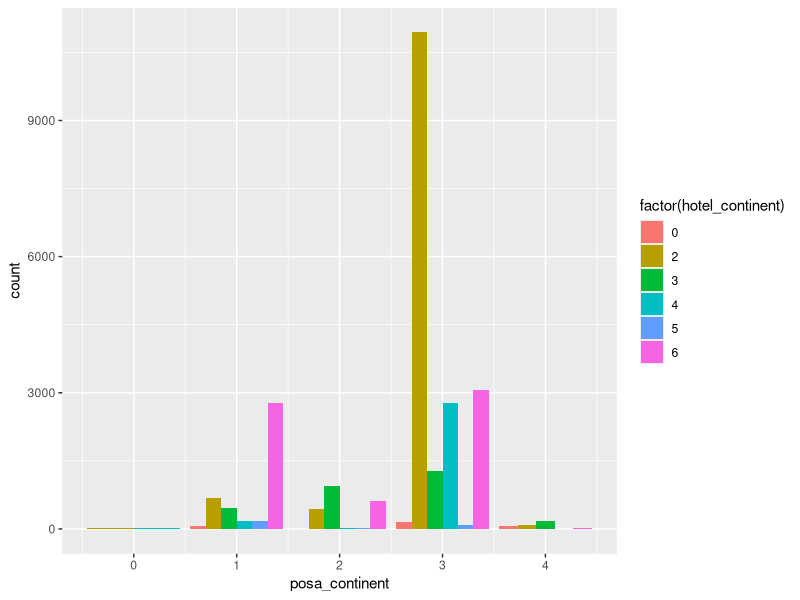
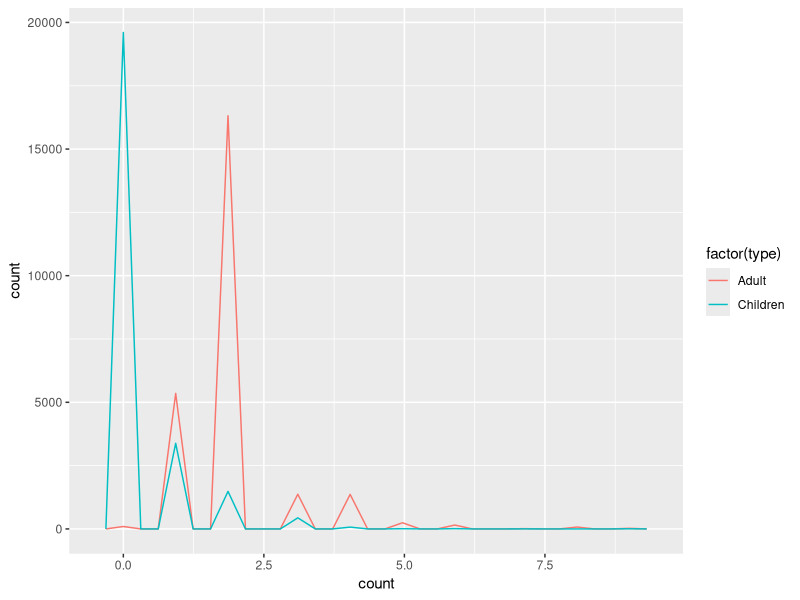
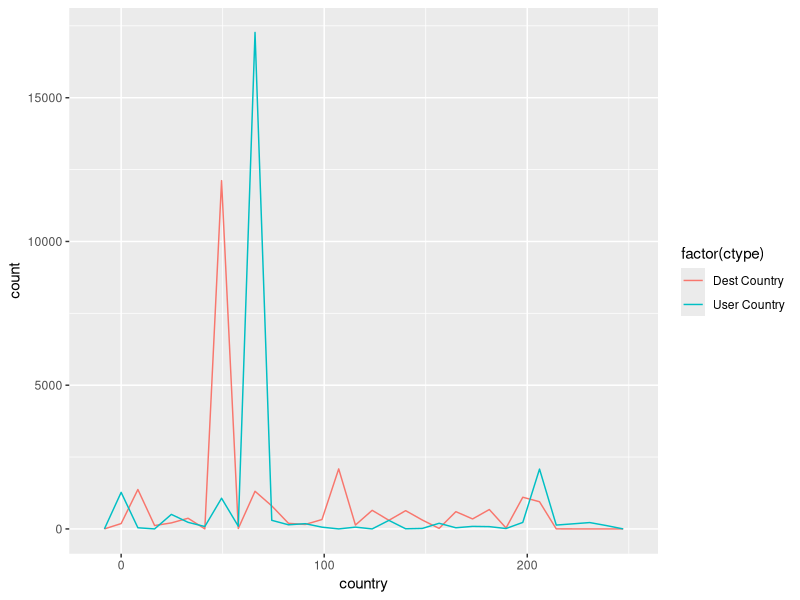
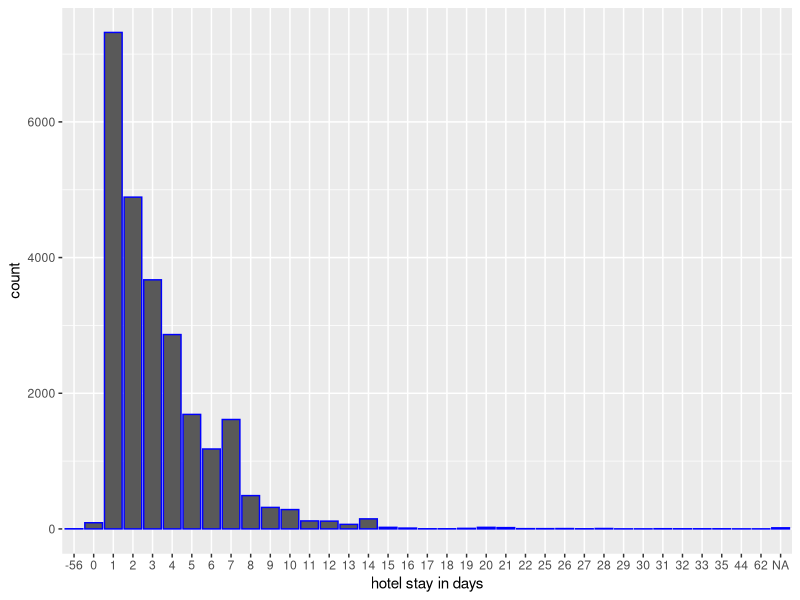
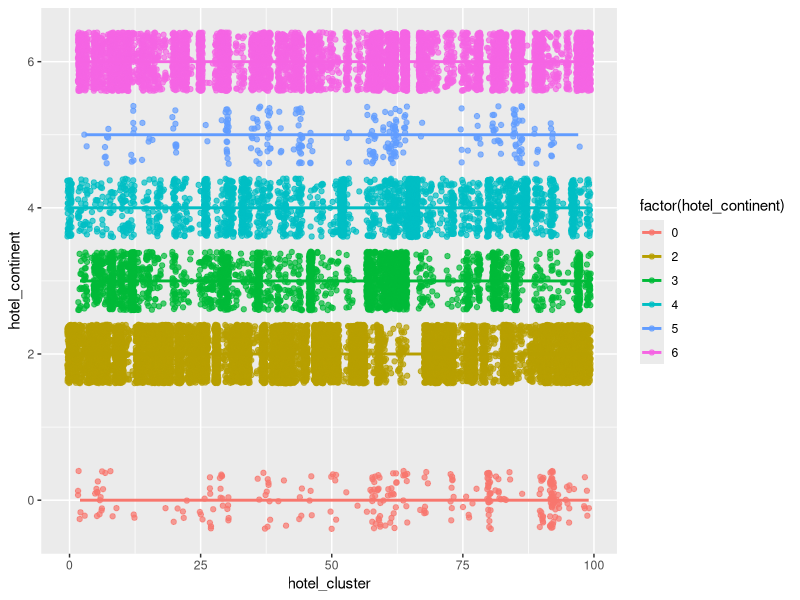

Write the R code that produced these figures, in order.
## ---- chunk 1
knitr::opts_chunk$set(echo = TRUE)
## ---- chunk 2
# read 25 K
train_df <- read.csv(file = "train.25000.csv")

library(ggplot2)
## ---- chunk 3
ggplot(train_df, aes(posa_continent, fill = factor(hotel_continent))) + geom_bar(position = "dodge")
## ---- chunk 4
keys <- c("date_time", "user_id")

adult_df <- train_df[keys]
adult_df$count <- train_df$srch_adults_cnt
adult_df$type <- "Adult"

child_df <- train_df[keys]
child_df$count <- train_df$srch_children_cnt
child_df$type <- "Children"

adult_child_df <- rbind(adult_df, child_df)

#ggplot(adult_child_df, aes(x = user_id, y = count, col = factor(type))) +
#  geom_line()

# how to change the scale in x-axis to 0, 1, 2, 3 etc.?
ggplot(adult_child_df, aes(count, col = factor(type))) + geom_freqpoly()
## ---- chunk 5

src_df <- train_df[keys]
src_df$country <- train_df$user_location_country
src_df$ctype <- "User Country"

dest_df <- train_df[keys]
dest_df$country <- train_df$hotel_country
dest_df$ctype <- "Dest Country"

country_df <- rbind(src_df, dest_df)

ggplot(country_df, aes(country, col = factor(ctype))) + 
  geom_freqpoly()
## ---- chunk 6
ggplot(train_df, 
       aes(factor(as.Date(as.character(train_df$srch_co), format = "%Y-%m-%d") -                           as.Date(as.character(train_df$srch_ci), format = "%Y-%m-%d")))) +
        geom_bar(col = "blue") +
        xlab("hotel stay in days")
## ---- chunk 7
ggplot(train_df, 
       aes(x = hotel_cluster, y = hotel_continent, col = factor(hotel_continent))) +       # to avoid over plotting    
  geom_jitter(alpha = 0.7) +
      geom_smooth(method = "lm", se = F)
